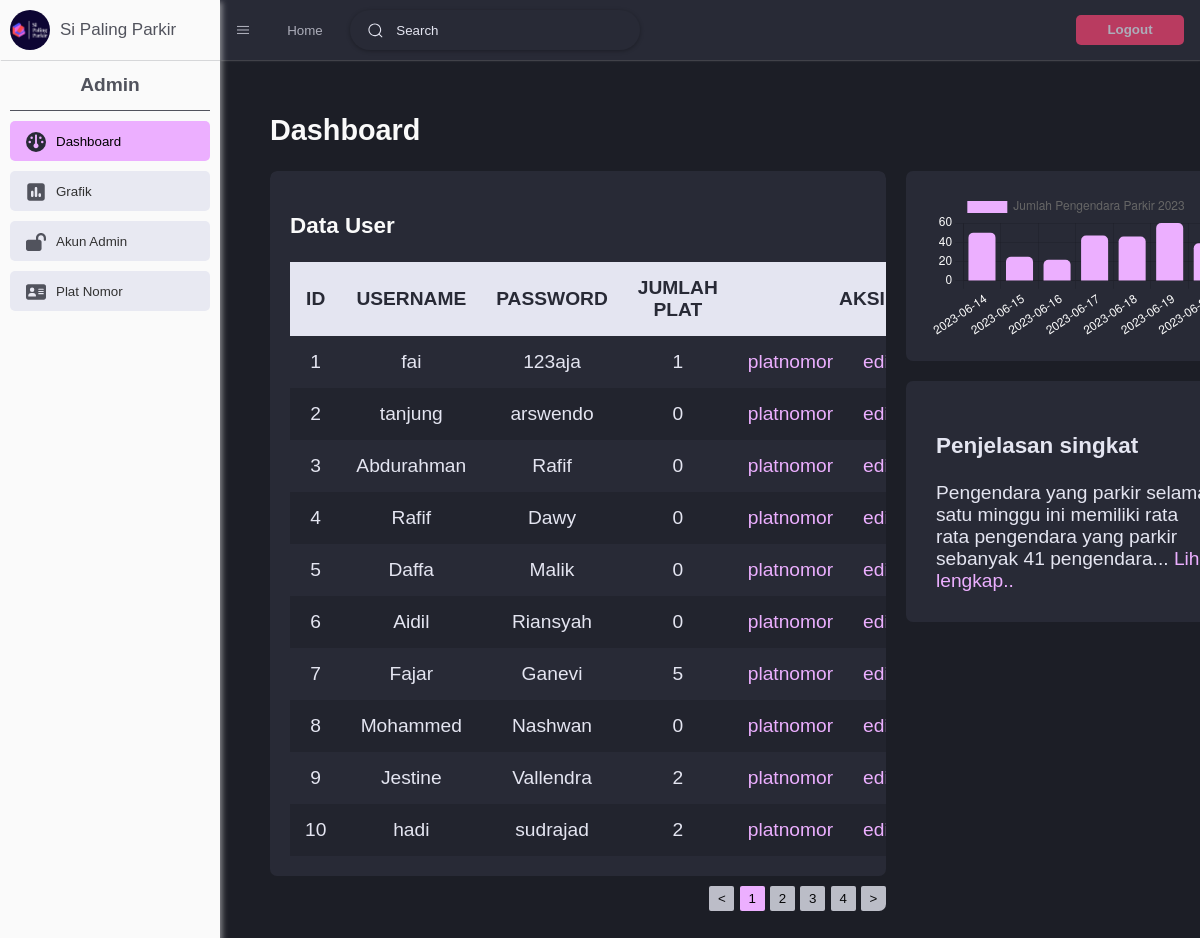
Screenshot of /bundle.php (signed in) with the database file from the repository.
### tables this page shows
CREATE TABLE `user` (
  `id` int(11) NOT NULL,
  `username` varchar(100) NOT NULL,
  `password` varchar(100) NOT NULL
);

### controller/dashboard.php (called while the page is built, shortened)
<?php
try {
    $search = "";
    $sql = "SELECT * FROM user WHERE username LIKE '%$search%' OR username LIKE '%$search' OR username LIKE '$search%' OR username LIKE '$search'";
    $result = mysqli_query($conn, $sql);
    $len_data = mysqli_num_rows($result);
    $page_tabel = 0;
    $limit = $len_data - ($page_tabel*10) >= 10 ? 10 : $len_data - ($page_tabel*10);
    $pembagian = $len_data/10;
    $sql = "SELECT * FROM user WHERE username LIKE '%$search%' OR username LIKE '%$search' OR username LIKE '$search%' OR username LIKE '$search' LIMIT ".($page_tabel * 10).", ".$limit;
    $result = mysqli_query($conn, $sql);
} catch (\Throwable $er) {
    echo (" (dashboard.php) pesan: " . $er);
}
?>

### admin/dashboard.php (the view, shortened to what this page needs)
<link rel="stylesheet" href="style/dashboard.css">
<h1>Dashboard</h1>
<div class="latar">
    <div id="tabel">
        <div id="tabel_isi">
            <h3>Data User</h3>
            <table>
                <tr style="font-weight:bold;">
                    <td>ID</td>
                    <td>USERNAME</td>
                    <td>PASSWORD</td>
                    <td>JUMLAH PLAT</td>
                    <td colspan="3">AKSI</td>
                </tr>
                <?php $i = ($page_tabel*10+1); while ($data = mysqli_fetch_assoc($result)): ?>
                    <tr>
                        <td><?= $i; ?></td>
                        <td><?= $data['username'] ?></td>
                        <td><?= $data['password'] ?></td>
                        <td><?= mysqli_num_rows(mysqli_query($conn, "SELECT id FROM plat_nomor WHERE id=$data[id]")) ?></td>
                        <td><a href="?page=akunuser&id=<?= $data['id'] ?>">platnomor</a></td>
                        <td><a href="?page=edituser&id=<?= $data['id'] ?>">edit</a></td>
                    </tr>
                <?php $i++; endwhile; ?>
            </table>
        </div>
        <div id="pagination">
            <button><</button>
            <?php for($i = 0; $i < $pembagian; $i++): ?>
                <a href="?limit=<?= $i ?>&search=<?php if (isset($_GET['search'])) echo $_GET['search'] ?>"><button <?php if($page_tabel == $i) echo "id='paginSelected'"; ?>><?= $i+1 ?></button></a>
            <?php endfor; ?>
            <button>></button>
        </div>
    </div>
    <div id="tambahan">
        <div class="grafik">
            <?php
            $result = mysqli_query($conn, "SELECT tanggal,jumlah FROM data_parkir ORDER BY id DESC LIMIT 7");
            $data_grafik = array(
                "label" => [],
                "data" => []
            );
            while ($data = mysqli_fetch_assoc($result)) {
                array_push($data_grafik['data'], $data['jumlah']);
            }
            include "widget/chart_bar.php";
            ?>
        </div>
        <div id="penjelasan">
            <h3>Penjelasan singkat</h3>
            Pengendara yang parkir selama satu minggu ini memiliki rata rata pengendara yang parkir sebanyak <?= number_format(array_sum($data_grafik['data'])/7, 0) ?> pengendara... <a href="bundle.php?page=grafik" style="color:var(--w5)">Lihat lengkap..</a>
        </div>
    </div>
</div>

### style/bundle.css (style rules this page uses)
body { height: 100%; width: 100%; overflow-x: hidden; overflow-y: auto; background-color: var(--w2); margin: 0; font-family: Arial, Helvetica, sans-serif; font-size: 1.2rem; }
a { color: var(--w5); text-decoration: none; cursor: pointer; }
h1 { color: var(--w1); }

### style/dashboard.css (style rules this page uses)
.latar { display: grid; grid-template-columns: 70% auto; column-gap: 20px; }
#tabel { border-radius: 7px; overflow: hidden; }
#tabel h3 { color: var(--w1); }
#tabel_isi { padding: 20px; background-color: var(--w3); border-radius: 7px; }
table { text-align: center; width: 100%; border-collapse: collapse; }
table tr { color: var(--w4); }
table tr:nth-child(odd) { background-color: var(--darktable); }
table tr:nth-child(1) { background-color: var(--w4); color: var(--w3); }
table td { padding: 15px; }
table td:nth-child(1) { width: 3rem; }
#pagination { margin-top: 10px; position: relative; float: right; }
#pagination button { background-color: var(--w4); border-radius: 2px; cursor: pointer; border:none; height: 25px; width: 25px; opacity: 0.8; }
#pagination #paginSelected { opacity: 1; background-color: var(--w5); }
.grafik { background-color: var(--w3); border-radius: 7px; padding: 20px; }
#penjelasan { position: relative; margin-top: 20px; background: var(--w3); padding: 30px; color: var(--w4); border-radius: 7px; }

### widget/warna.php (style rules this page uses)
:root { --w1: #fafafa; --w2: #1c1e26; --w3: #282A36; --w4: #E4E5F1; --w5: #ECAFFF; --darktable: #22242e; --selected: #c072d7; --shadow: rgba(255, 255, 255, 0.5); --danger: #f74373; --warning: #d2a100; --sucess: #23a943; }

### rows the page displays
user: username "fai", password "123aja", data "1"
user: username "tanjung", password "arswendo", data "0"
user: username "Abdurahman", password "Rafif", data "0"
user: username "Rafif", password "Dawy", data "0"
user: username "Daffa", password "Malik", data "0"
user: username "Aidil", password "Riansyah", data "0"
user: username "Fajar", password "Ganevi", data "5"
user: username "Mohammed", password "Nashwan", data "0"
user: username "Jestine", password "Vallendra", data "2"
user: username "hadi", password "sudrajad", data "2"

### other values shown
array_sum($data_grafik['data'])/7 "41"
chart data {{ json_encode($data_bar["label"]) }} ["2023-06-14","2023-06-15","2023-06-16","2023-06-17","2023-06-18","2023-06-19","2023-06-20"]
chart data {{ json_encode($data_bar["judul"]) }} "Jumlah Pengendara Parkir 2023"
chart data {{ json_encode($data_bar["data"]) }} ["50","25","22","47","46","60","39"]
